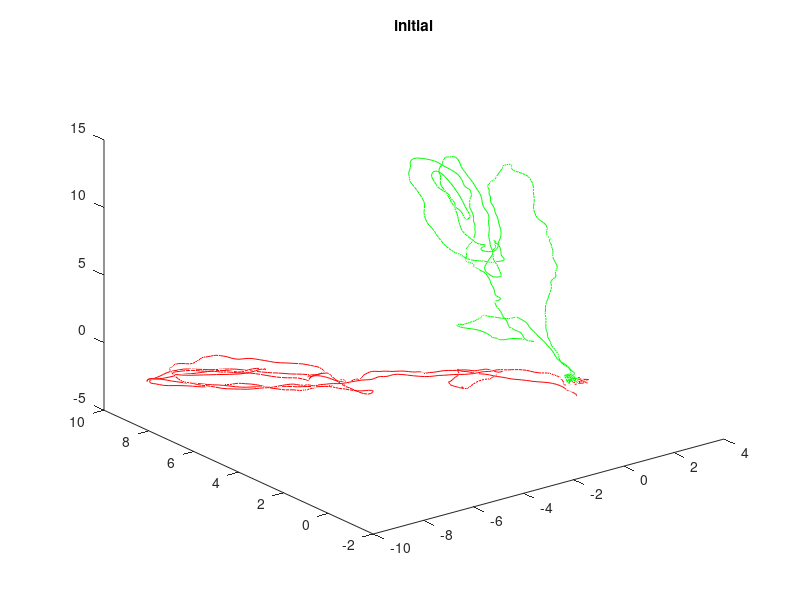

The MATLAB source for this figure: (Note: this script raises an error after producing the figure.)
% Plot themap

function findingBestTransform()
%load Groundtruth vertex positions
ground_truth_fullmap = fopen('MH_01/true_vertex_id_to_position.csv');
ground_truth_vertices = textscan(ground_truth_fullmap,...
    '%s %f %f %f', 'Delimiter',',');
fclose(ground_truth_fullmap);
plot3(ground_truth_vertices{2}, ground_truth_vertices{3}, ground_truth_vertices{4}, 'g')
hold on

% Full map raw odometry vs optvi
optivi_nolc_fullmap = fopen('MH_01/vertices_optvi.csv');
textscan(optivi_nolc_fullmap,'%s', 8, 'Delimiter',',');
optvi_fullmap_vertices = textscan(optivi_nolc_fullmap,...
    '%f %f %f %f %f %f %f %s', 'Delimiter',',');
fclose(optivi_nolc_fullmap);
plot3(optvi_fullmap_vertices{1}, optvi_fullmap_vertices{2}, optvi_fullmap_vertices{3}, 'r')
title('initial');

params = [1 0 0 0, 0 0 0];
xdata = [ground_truth_vertices{2}, ground_truth_vertices{3}, ground_truth_vertices{4}];
ydata = [optvi_fullmap_vertices{1}, optvi_fullmap_vertices{2}, optvi_fullmap_vertices{3}];

reestimate = true;

if(reestimate)
    params = lsqcurvefit(@transform3dPoints,params,xdata(1:100, :),ydata(1:100, :));
end

ground_truth_vertives_transformed = transform3dPoints(params, xdata);

plot3(ground_truth_vertives_transformed(:,1), ground_truth_vertives_transformed(:,2), ground_truth_vertives_transformed(:,3), 'k')

end

function ydata = transform3dPoints(params, xdata)
R_B_G = quat2rotm(params(1:4));
ydata = (R_B_G * xdata' + repmat(params(5:7)', 1, size(xdata, 1)))';
end

